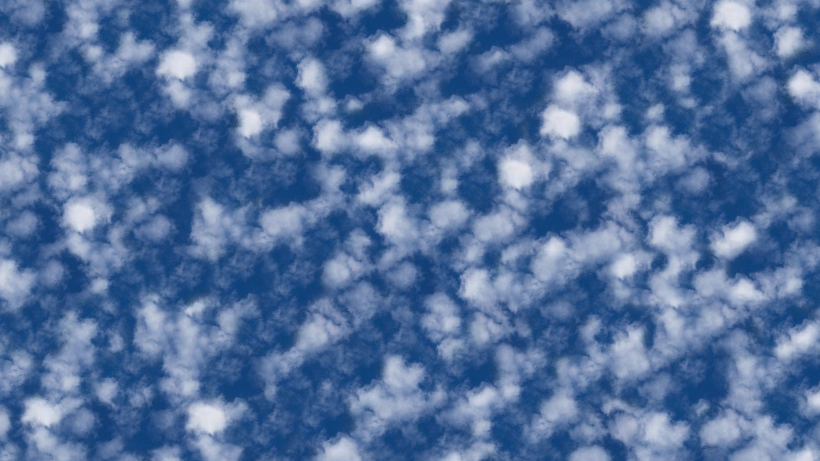
#> input picture datasets/exp2/cloud/1.png, 820 x 461 px; its folder holds only this picture in this run
$ jupyter execute --allow-errors '空间灰度共生矩阵与LBP实验报告.ipynb'
#> lines starting #> are read from the running program, lines starting #| are printed output that depends on the picture
[cell 1]
import numpy as np
import matplotlib.pyplot as plt
import matplotlib as mpl
from PIL import Image
import numpy as np
mpl.rcParams['font.sans-serif'] = ['SimHei']  # 中文
plt.rcParams['axes.unicode_minus'] = False    # 正负号

# 数据读取

[cell 2]
import os

[cell 3]
m_path = './cloud/'
w_path = './forest/'

[cell 4]
m_name = os.listdir(m_path)
#> (the rest of this cell did not finish here and is left out)

[cell 5]
plt.subplots_adjust(left=None, bottom=None, right=None, top=None, wspace=None, hspace=0.00001)
plt.figure(figsize=(15, 8))
for n, i in enumerate(m_name):
    plt.subplot(2, 5, n+1)
    img = Image.open(m_path+i)
#> img is the input picture: PIL image 820x461 RGBA; mean R, G, B, A 84.6, 113.8, 157.7, 255
    img = img.convert('L')
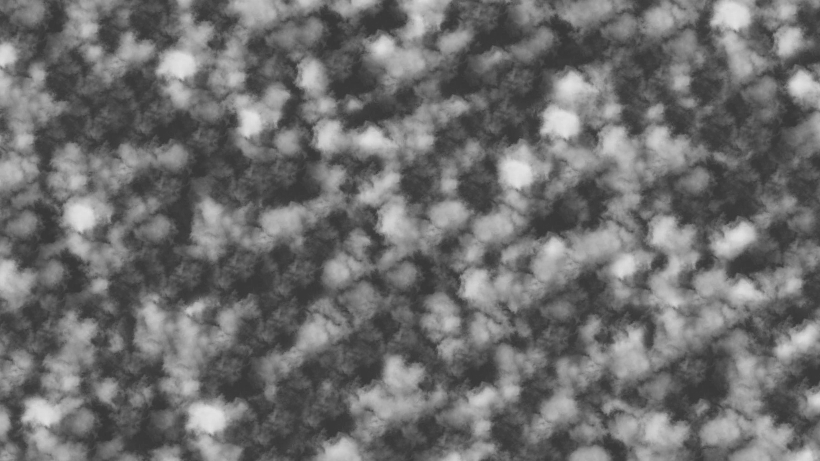
#> img: PIL image 820x461 L; min 53, max 228, mean 110.1
    plt.imshow(img)
    plt.axis('off')

[cell 6]
plt.subplots_adjust(left=None, bottom=None, right=None, top=None, wspace=None, hspace=0.00001)
plt.figure(figsize=(15, 8))
#> (the rest of this cell did not finish here and is left out)

# 空间灰度共生矩阵

以0度为例

[cell 7]
def get_glm(img):   # 获取灰度共生矩阵
    res = np.zeros(img.shape)
    t = 0
    for i in img:
        for q, j in enumerate(i):
            if q+1 != len(i):
                m, n = i[q] -1, i[q+1] -1
                res[m][n] += 1
                t += 1
#> after the loop, t = 377559
    return res

[cell 8]
plt.subplots_adjust(left=None, bottom=None, right=None, top=None, wspace=None, hspace=0.00001)
plt.figure(figsize=(15, 8))
for n, i in enumerate(m_name):
    plt.subplot(2, 5, n+1)
    img = Image.open(m_path+i)
    img = img.convert('L')    #转为灰度图
    img = np.array(img)
    res = get_glm(img)
    plt.imshow(res)
    plt.axis('off')

[cell 9]
plt.subplots_adjust(left=None, bottom=None, right=None, top=None, wspace=None, hspace=0.00001)
plt.figure(figsize=(15, 8))
#> (the rest of this cell did not finish here and is left out)

# 局部二值模式特征

[cell 10]
def get_lbp(img):   # 获取灰度共生矩阵
    res = np.zeros((256,))
    get_area = lambda x, y:[[x+i, y+j] for i in [-1, 0, 1] for j in [-1, 0, 1] if not i == j == 0]
    index = [0, 1, 2, 4, 7, 6, 5, 3]
    for p,i in enumerate(img):
        if p not in [0, img.shape[0]-1]:
            for q, j in enumerate(i):
                if q not in [0, img.shape[1]-1]:
                    area = get_area(p, q)
                    area = [area[x] for x in index]
                    x = ''
                    for n in area:
                        if img[n[0]][n[1]] > img[p][q]:
                            x += '1'
                        else:
                            x += '0'
                    res[int(x, 2)] += 1
#> after the loop, res = 256 values, max 14699 at index 0, min 3 at index 170, mean 1466.6
    return res

[cell 11]
plt.figure(figsize=(15, 8))
for n, i in enumerate(m_name):
    plt.subplot(2, 5, n+1)
    img = Image.open(m_path+i)
    img = img.convert('L')    #转为灰度图
    img = np.array(img)
    res = get_lbp(img)
    plt.plot(res)
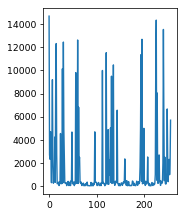
#> figure drawn by matplotlib, 1 panel; curve peaks at x = 0, y = 14699

$ run again, on datasets/exp2/cloud/4.png
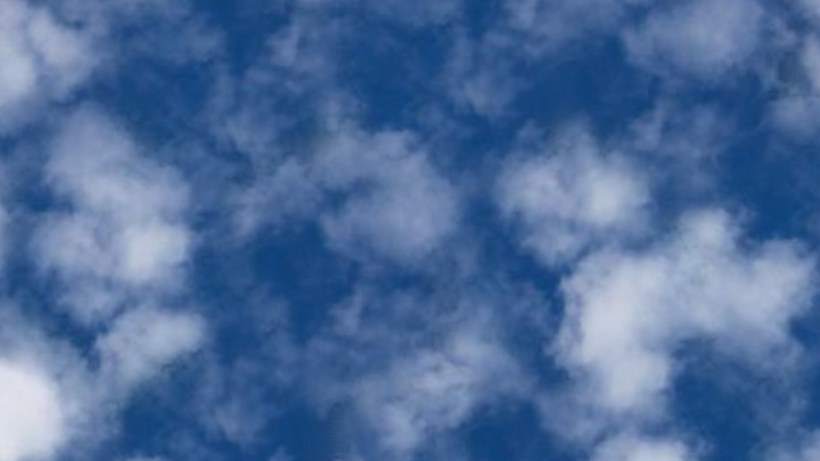
#> input picture datasets/exp2/cloud/4.png, 820 x 461 px
#> img is the input picture: PIL image 820x461 RGBA; mean R, G, B, A 76.5, 107.8, 153.3, 255
#> img: PIL image 820x461 L
#> after the loop in get_glm, `for i in img:`:
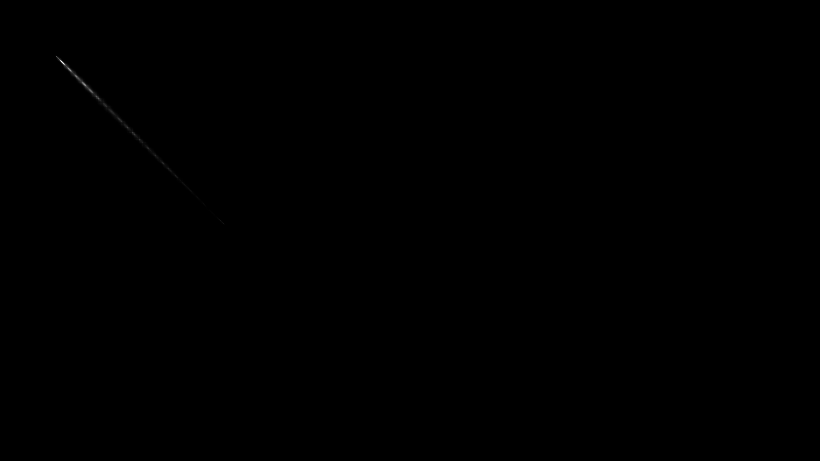
#> res: shape (461, 820) float64; min 0, max 4087, mean 1; drawn with min black and max white
#> after the loop in get_glm, `for i in img:`: t = 377559
#> after the loop in get_lbp, `for p,i in enumerate(img):`: res = 256 values, max 35917 at index 0, min 0 at index 77, mean 1466.6
#> `[cell 11] plt.figure(figsize=(15, 8)) for n, i in enumerate(m_name): p..`:
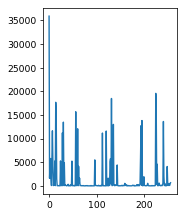
#> figure drawn by matplotlib, 1 panel; curve peaks at x = 0, y = 35917

$ run again, on datasets/exp2/cloud/5.png
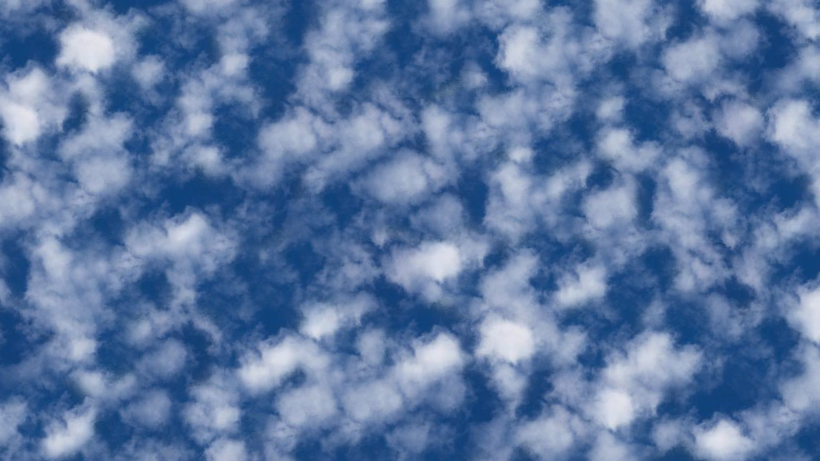
#> input picture datasets/exp2/cloud/5.png, 820 x 461 px
#> img is the input picture: PIL image 820x461 RGBA; mean R, G, B, A 92.9, 120.2, 162.3, 255
#> img: PIL image 820x461 L
#> after the loop in get_glm, `for i in img:`:
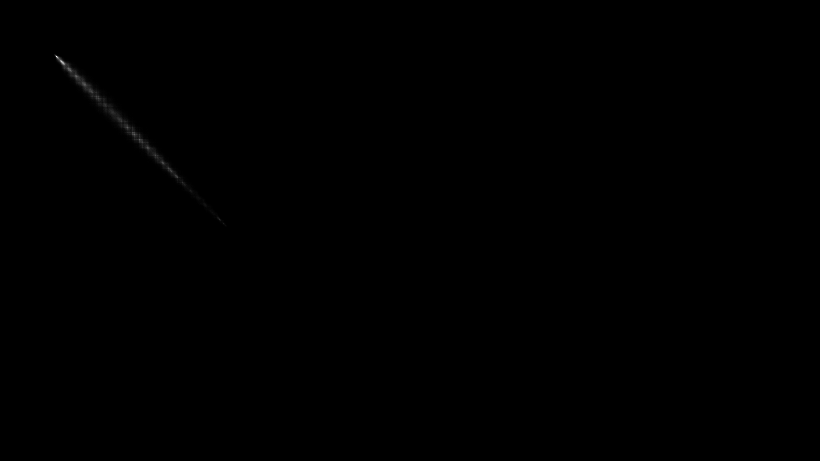
#> res: shape (461, 820) float64; min 0, max 1626, mean 1; drawn with min black and max white
#> after the loop in get_glm, `for i in img:`: t = 377559
#> after the loop in get_lbp, `for p,i in enumerate(img):`: res = 256 values, max 16319 at index 225, min 0 at index 85, mean 1466.6
#> `[cell 11] plt.figure(figsize=(15, 8)) for n, i in enumerate(m_name): p..`:
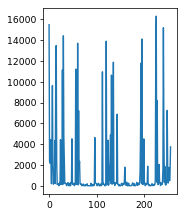
#> figure drawn by matplotlib, 1 panel; curve peaks at x = 225, y = 16319

$ run again, on datasets/exp2/cloud/6.png
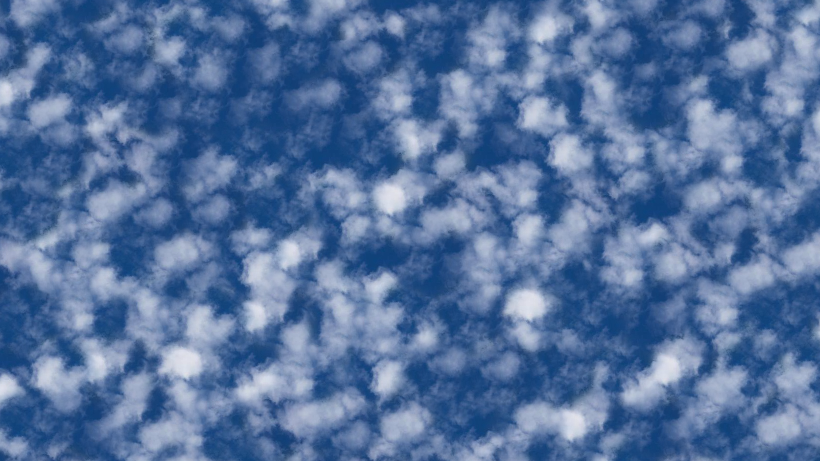
#> input picture datasets/exp2/cloud/6.png, 820 x 461 px
#> img is the input picture: PIL image 820x461 RGBA; mean R, G, B, A 85.3, 114.1, 157.8, 255
#> img: PIL image 820x461 L
#> after the loop in get_glm, `for i in img:`:
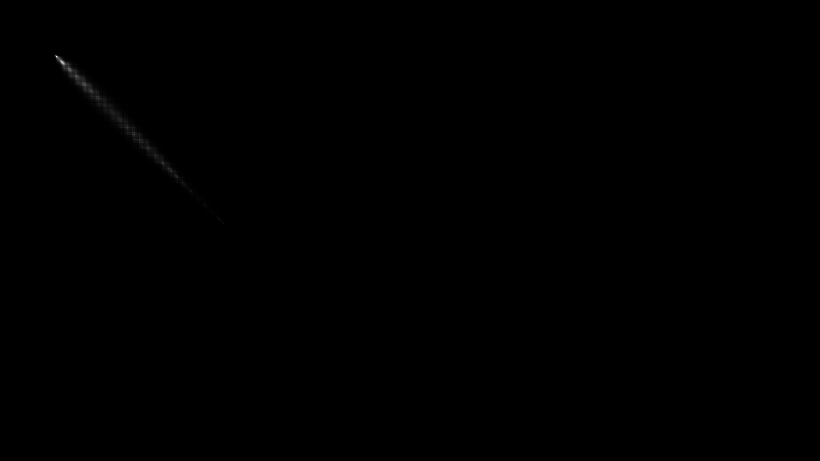
#> res: shape (461, 820) float64; min 0, max 1690, mean 1; drawn with min black and max white
#> after the loop in get_glm, `for i in img:`: t = 377559
#> after the loop in get_lbp, `for p,i in enumerate(img):`: res = 256 values, max 14370 at index 0, min 3 at index 85, mean 1466.6
#> `[cell 11] plt.figure(figsize=(15, 8)) for n, i in enumerate(m_name): p..`:
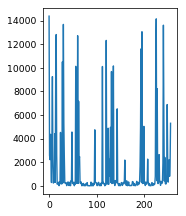
#> figure drawn by matplotlib, 1 panel; curve peaks at x = 0, y = 14370

$ run again, on datasets/exp2/cloud/10.png
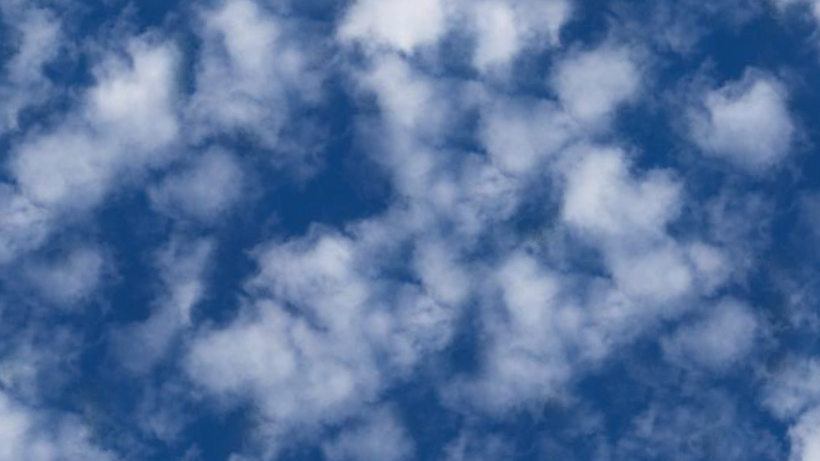
#> input picture datasets/exp2/cloud/10.png, 820 x 461 px
#> img is the input picture: PIL image 820x461 RGBA; mean R, G, B, A 86.9, 115.5, 159, 255
#> img: PIL image 820x461 L
#> after the loop in get_glm, `for i in img:`:
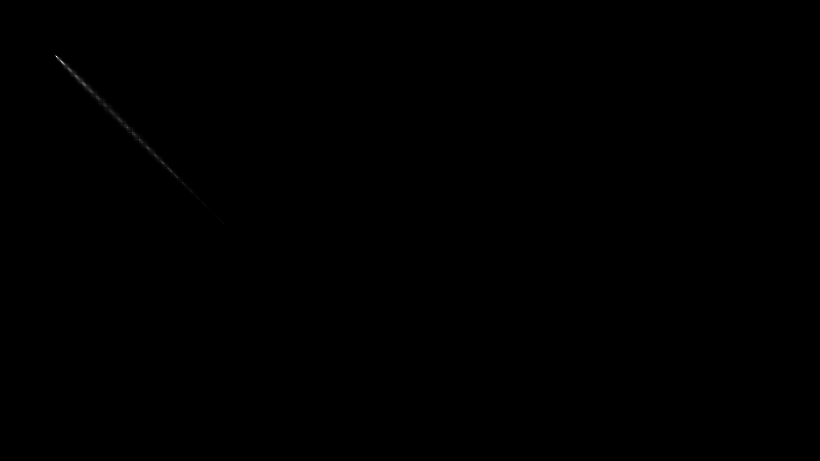
#> res: shape (461, 820) float64; min 0, max 3251, mean 1; drawn with min black and max white
#> after the loop in get_glm, `for i in img:`: t = 377559
#> after the loop in get_lbp, `for p,i in enumerate(img):`: res = 256 values, max 25796 at index 0, min 0 at index 45, mean 1466.6
#> `[cell 11] plt.figure(figsize=(15, 8)) for n, i in enumerate(m_name): p..`:
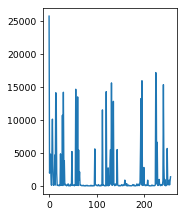
#> figure drawn by matplotlib, 1 panel; curve peaks at x = 0, y = 25796
